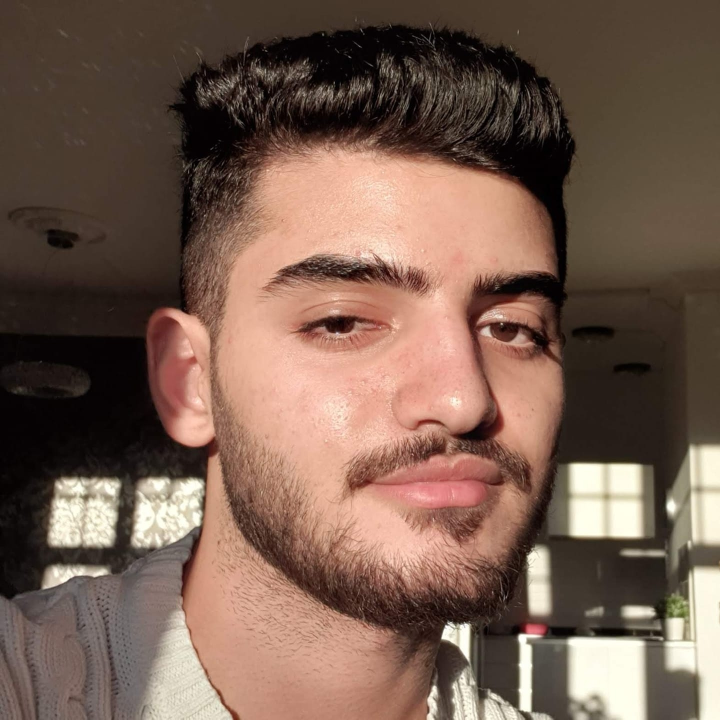
#> input picture testmajd.jpg, 1440 x 1439 px (shown at 1/2 size)
$ python grayscale.py
#> lines starting #> are read from the running program, lines starting #| are printed output that depends on the picture

import cv2
import numpy as np
import math

# Read and show image
img_grayscale = cv2.imread('testmajd.jpg',0) # 0 = grayscale
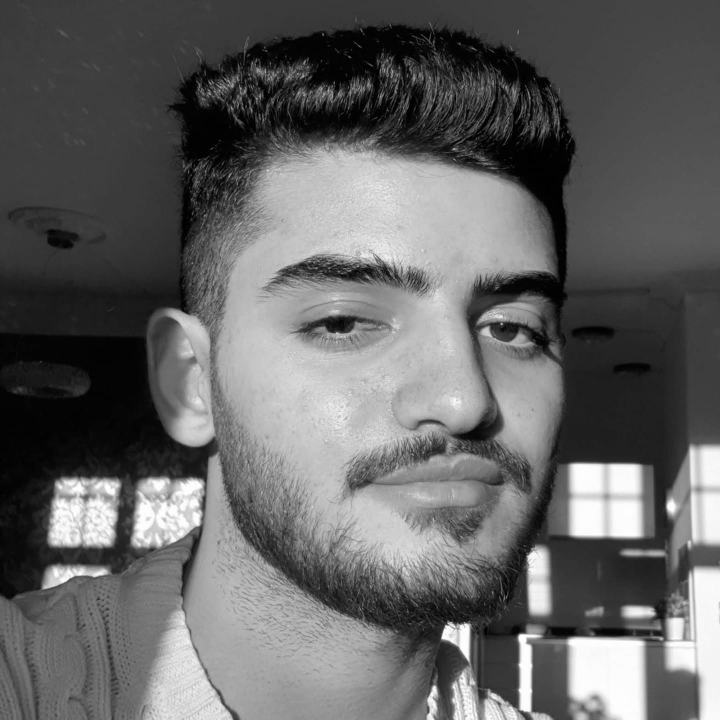
#> img_grayscale: shape (1439, 1440) (shown at 1/2 size); min 0, max 255, mean 100.1
# cv2.imshow('graycsale image',img_grayscale)

# scale it
width = 90
height = 60
points = (width, height)
resized = cv2.resize(img_grayscale, points, interpolation = cv2.INTER_LINEAR)
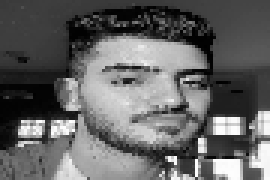
#> resized: shape (60, 90) (shown 3 times larger); min 0, max 254, mean 100

# cv2.imshow('Resized', resized)
# cv2.waitKey()

# cv2.destroyAllWindows() simply destroys all the windows we created.
cv2.destroyAllWindows()
# The function cv2.imwrite() is used to write an image.
cv2.imwrite('grayscale.jpg',img_grayscale)

# Grayscale --> ASCII, cred to http://paulbourke.net/dataformats/asciiart/
chars =  " .:-=+*#%@"
ramp = [c for c in chars]
print(ramp)
def asciiMap(val):
    val_norm = val / 255
    index = math.floor(val_norm/0.101) #0.101 instead of 0.1 to remove 10's
    return index


rows, cols = resized.shape
#> rows = 60; cols = 90
result = np.empty((rows, cols), dtype='S1')

for i in range(rows):
    for j in range(cols):
        k = resized[i, j]
        index = asciiMap(k)
        result[i, j] = ramp[index]

print(result)
#> (printed output is left out)

mem = 0
for i in range(rows):
    for j in range(cols):
        if mem != i:
            print('')
            mem = i

        print(result[i, j].decode('utf-8'), end='')
#> this loop made 60 passes
